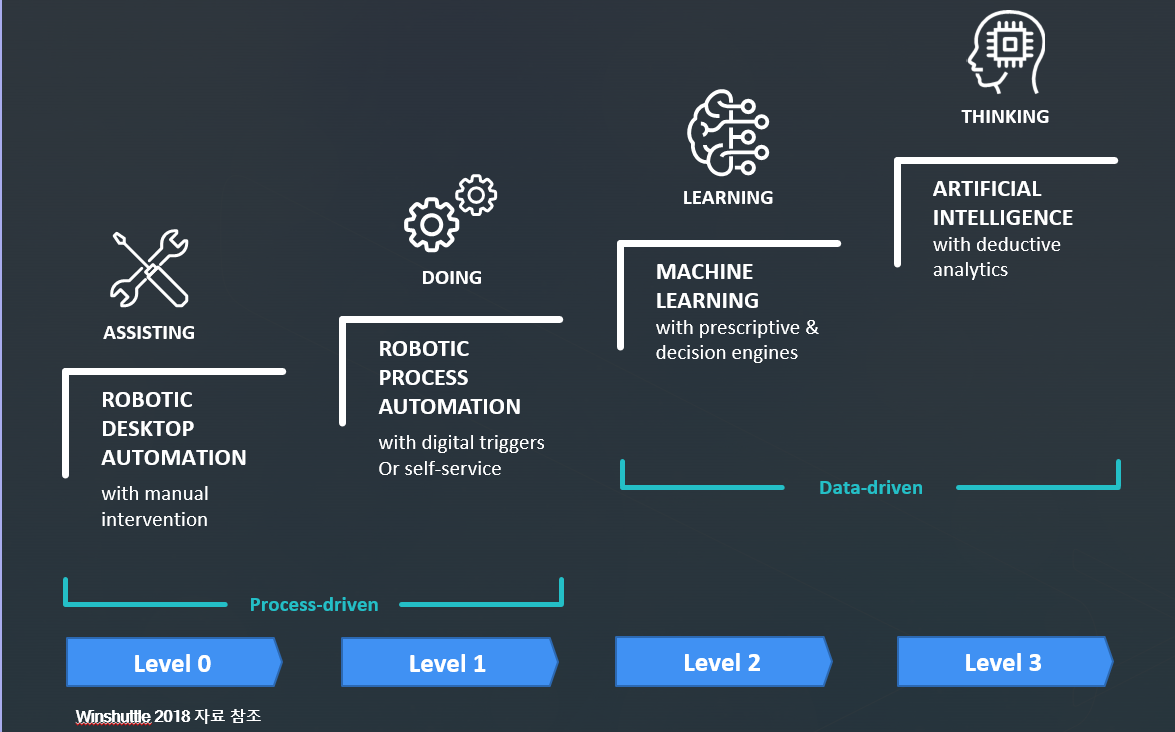
#> input picture DT_COE_COE1/00images/RPA발전단계.png, 1175 x 732 px, given in place of 20191024_190659.jpg, which was not available
$ python main_exec.py
#> lines starting #> are read from the running program, lines starting #| are printed output that depends on the picture; after the words box and inside, x2 and y2 are one past the last pixel; in counts of white or black regions, pixels touching at a corner belong together; pictures that were not available may be replaced by others from this repository, and a replacement may not be noted
### DT_COE_COE1/user_draw/rotate_img.py
from cv2 import cv2
import numpy as np
import argparse

class ROTATE_API:
    def check_angle(self, contours):
        no1x, no1y, no1w, no1h, no2x, no2y, no2w, no2h = 0, 0, 0, 0, 0, 0, 0, 0
        for cnt in contours:
            x, y, w, h = cv2.boundingRect(cnt)
            if no1w < w:
                no1w, no1x, no1y = w, x, y
            if no1h < h:
                no1h, no1x, no1y = w, x, h
        for cnt in contours:
            x, y, w, h = cv2.boundingRect(cnt)
            if no1w > w and no2w < w:
                no2w, no2x, no2y = w, x, y
            if no1h > w and no2h < h:
                no2h, no2x, no2y = h, x, y
        return no1x, no1y, no1w, no1h, no2x, no2y, no2w, no2h

    def rotate_90(self, image):
        #cv2.resize(image, (800, 800))
        #cv2.imshow('dddimage', image)
        #cv2.waitKey(0)
        gray = cv2.cvtColor(image, cv2.COLOR_BGR2GRAY)
        gray = cv2.bitwise_not(gray)
        thresh = cv2.threshold(gray, 0, 255, cv2.THRESH_BINARY | cv2.THRESH_OTSU)[1]
        coords = np.column_stack(np.where(thresh > 0))
        angle = cv2.minAreaRect(coords)[-1]

        if angle < -45:
            angle = -(90 + angle)
        else:
            angle = -angle
        angle = 90

        (h, w) = image.shape[:2]
        #print(h, w)
        center = (w / 2, h / 2)
        M = cv2.getRotationMatrix2D(center, angle, 1.0)
        rotated = cv2.warpAffine(image, M, (w, h))
        #cv2.resize(rotated, (800, 1000))
        #cv2.imshow('rotated', rotated)
        #cv2.waitKey(0)
        file_path_name = 'img/rotate_img.jpg'
        cv2.imwrite(file_path_name, rotated)
        return file_path_name

    def rotate_auto(self, image):
        #image = cv2.imread(args["image"])
        #image = cv2.resize(image, (800, 1000))
        gray = cv2.cvtColor(image, cv2.COLOR_BGR2GRAY)
        gray = cv2.bitwise_not(gray)

        thresh = cv2.threshold(gray, 0, 255, cv2.THRESH_BINARY | cv2.THRESH_OTSU)[1]

        coords = np.column_stack(np.where(thresh > 0))
        angle = cv2.minAreaRect(coords)[-1]

        if angle < -45:
            angle = -(90 + angle)
        else:
            angle = -angle

        (h, w) = image.shape[:2]
        center = (w // 2, h // 2)
        M = cv2.getRotationMatrix2D(center, angle, 1.0)
        rotated = cv2.warpAffine(image, M, (w, h), flags=cv2.INTER_CUBIC, borderMode=cv2.BORDER_REPLICATE)
        return rotated

### DT_COE_COE1/user_draw/main_exec.py
from cv2 import cv2
import numpy as np
from rotate_img import ROTATE_API
import argparse

rotapi = ROTATE_API()
file_path_name = 'img/rotate_img.jpg'

# [12 lines left out: function draw_line, not called in this run]

def setLabel(image, str, contour):
    (text_width, text_height), baseline = cv2.getTextSize(str, cv2.FONT_HERSHEY_SIMPLEX, 0.7, 1)
    x, y, width, height = cv2.boundingRect(contour)
    pt_x = x+int((width-text_width)/2)
    pt_y = y+int((height + text_height)/2)
    cv2.rectangle(image, (pt_x, pt_y+baseline), (pt_x+text_width, pt_y-text_height), (200,200,200), cv2.FILLED)
    cv2.putText(image, str, (pt_x, pt_y), cv2.FONT_HERSHEY_SIMPLEX, 0.7, (0,0,0), 1, 8)

def sort_contours(cnts, method="left-to-right"):
    reverse = False
    i = 0
    if method == "right-to-left" or method == "bottom-to-top":
        reverse = True
    if method == "top-to-bottom" or method == "bottom-to-top":
        i = 1
    boundingBoxes = [cv2.boundingRect(c) for c in cnts]
    (cnts, boundingBoxes) = zip(*sorted(zip(cnts, boundingBoxes), key=lambda b: b[1][i], reverse=reverse))
    return (cnts, boundingBoxes)

def find_contours(img_final_bin, location_mode):
    # Find contours for image, which will detect all the boxes!!img_bin
    if location_mode:
        contours, hierarchy = cv2.findContours(img_final_bin, cv2.RETR_TREE, cv2.CHAIN_APPROX_SIMPLE)
    else:
        contours, hierarchy = cv2.findContours(img_final_bin, cv2.RETR_TREE, cv2.CHAIN_APPROX_NONE)
    (contours, boundingBoxes) = sort_contours(contours, method="top-to-bottom")
    return contours, boundingBoxes

def edit_img(kernel_length, v_weith, v_length, h_weith, h_length, v_pixel, h_pixel, img_bin):
    # [6 lines of commented-out code are left out]
    verticle_kernel = cv2.getStructuringElement(cv2.MORPH_RECT, (1, kernel_length))  # 세로 선 두께
    hori_kernel = cv2.getStructuringElement(cv2.MORPH_RECT, (kernel_length, 1))  # 가로 선 두께
    kernel = cv2.getStructuringElement(cv2.MORPH_RECT, (v_pixel, h_pixel))  # 선 그릴때 픽셀 크기를 지정(세로, 가로)

    # 세로선을 찾는다.
    img_temp1 = cv2.erode(img_bin, verticle_kernel, iterations=v_weith)  # 가로 인식할 선의 굵기 조정
    verticle_lines_img = cv2.dilate(img_temp1, verticle_kernel, iterations=v_length)  # 가로 인식된 선의 길이를 조정

    #view_img(verticle_lines_img)

    # 가로선을 찾는다.
    img_temp2 = cv2.erode(img_bin, hori_kernel, iterations=h_weith)  # 세로 인식할 선의 굵기 조정
    horizontal_lines_img = cv2.dilate(img_temp2, hori_kernel, iterations=h_length)  # 세로 인식된 선의 길이를 조정
    #view_img(horizontal_lines_img)

    # 찾은 선을 새 이미지에 그린다.
    alpha = 0.5
    beta = 1.0 - alpha
    # This function helps to add two image with specific weight parameter to get a third image as summation of two image.
    img_final_bin = cv2.addWeighted(verticle_lines_img, alpha, horizontal_lines_img, beta, 0.0)
    #img_final_bin = cv2.addWeighted(verticle_lines_img, alpha, horizontal_lines_img, beta, 3.0)
    img_final_bin = cv2.erode(~img_final_bin, kernel, iterations=1)
    (thresh, img_final_bin) = cv2.threshold(img_final_bin, 128, 255, cv2.THRESH_BINARY | cv2.THRESH_OTSU)

    # [4 lines of commented-out code are left out]
    return img_final_bin

def convert_image(img):
    kernel = np.ones((3, 3), np.uint8)
    denoised = cv2.morphologyEx(img, cv2.MORPH_CLOSE, kernel)
    erosion = cv2.erode(img, kernel, iterations=1)

    (thresh, img_bin) = cv2.threshold(erosion, 128, 255, cv2.THRESH_BINARY | cv2.THRESH_OTSU)  # Thresholding the image
    img_bin = 255 - img_bin  # Invert the image
    #again_img_bin = img_bin
    return img, img_bin

if __name__ == '__main__':
    # 이미지 2배 확대 하고 저장한다.
    img_path_name = "../img/cigars/20191024_190659.jpg"
    # [8 lines of commented-out code are left out]
    img = cv2.imread(img_path_name, 0)
    #cv2.imshow('dst', img)
    #cv2.waitKey(0)
    img, img_bin = convert_image(img)
#> in convert_image, `(thresh, img_bin) = cv2.threshold(erosion, 128, 255, cv2.THRESH_BINARY..`:
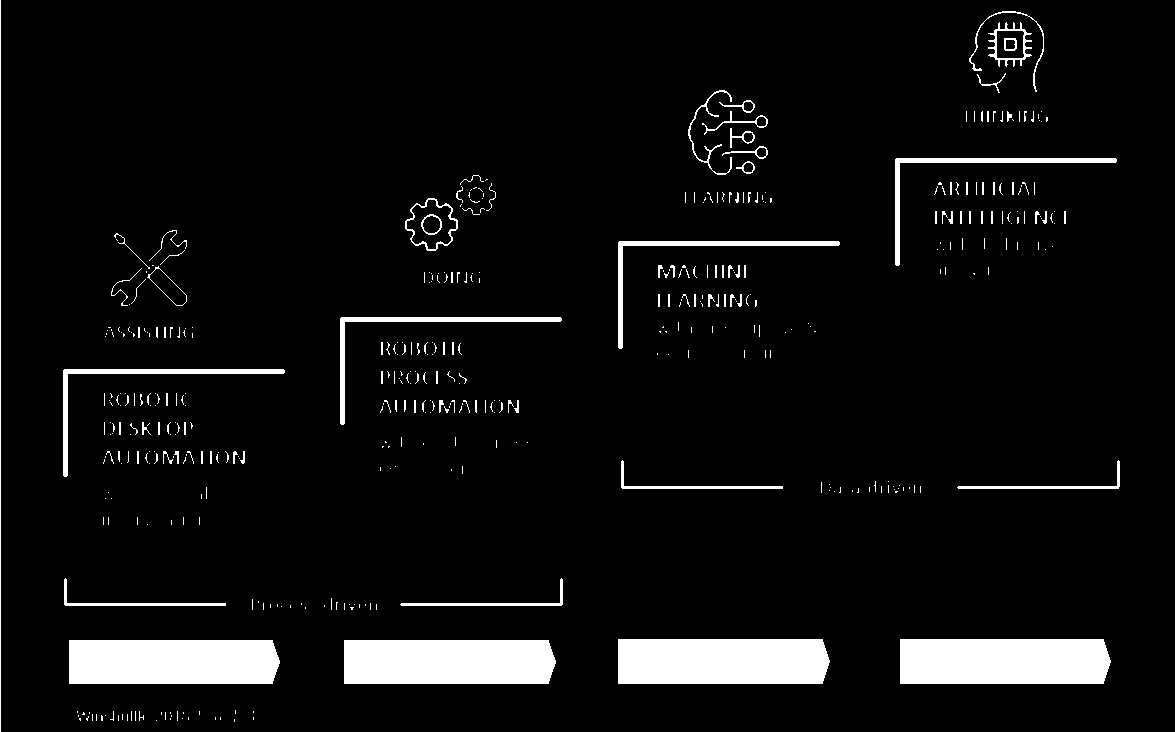
#> img_bin: shape (732, 1175); 6.2% white; 460 white regions (359 under 20 px), largest, box (x1, y1, x2, y2) and area: (618, 639, 830, 684) 9372, (900, 639, 1111, 684) 9327, (344, 640, 556, 684) 9164
#> in convert_image, `(thresh, img_bin) = cv2.threshold(erosion, 128, 255, cv2.THRESH_BINARY..`: thresh = 107
    img_final_bin = edit_img(80, 1, 1, 1, 1, 1, 1, img_bin)
#> in edit_img, `(thresh, img_final_bin) = cv2.threshold(img_final_bin, 128, 255, cv2.T..`:
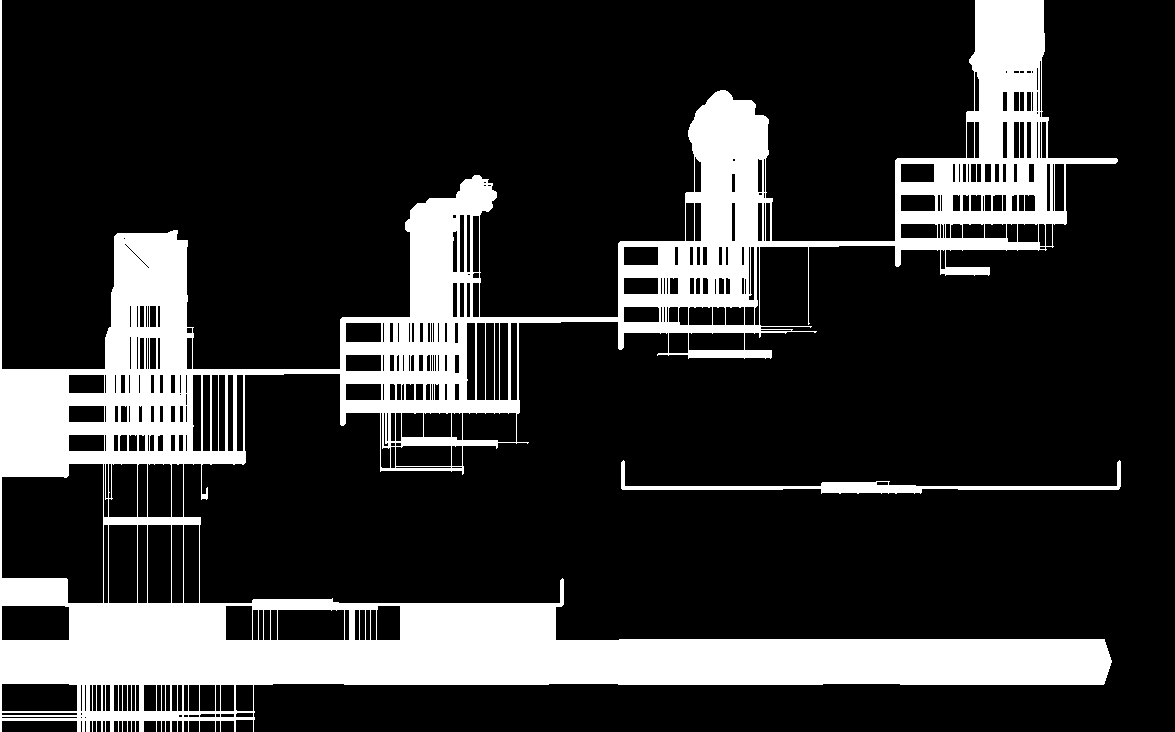
#> img_final_bin: shape (732, 1175); 19.1% white; 2 white regions
#> in edit_img, `(thresh, img_final_bin) = cv2.threshold(img_final_bin, 128, 255, cv2.T..`: thresh = 0
    contours, boundingBoxes = find_contours(img_final_bin, False)
#> in find_contours, `contours, hierarchy = cv2.findContours(img_final_bin, cv2.RETR_TREE, c..`: contours = 345 contours, 49 with area under 20; largest, box (x1, y1, x2, y2) and area: (0, 0, 1118, 732) 227272, (1, 463, 104, 604) 11754, (1, 605, 70, 641) 2374, (108, 524, 138, 604) 2289, (621, 460, 1121, 494) 2191
#> in sort_contours, `boundingBoxes = [cv2.boundingRect(c) for c in cnts]`: boundingBoxes = 345 items, first 6: (621, 460, 500, 34), (876, 481, 13, 5), (0, 0, 1118, 732), (84, 716, 3, 3), (80, 716, 3, 3), (1, 716, 77, 3)
#> in sort_contours, `(cnts, boundingBoxes) = zip(*sorted(zip(cnts, boundingBoxes), key=lamb..`: cnts has the same summary as contours in find_contours; boundingBoxes = 345 items, first 6: (0, 0, 1118, 732), (1039, 60, 3, 52), (1036, 67, 3, 24), (1031, 70, 3, 4), (1026, 70, 6, 4), (1019, 70, 6, 4)
    no1x, no1y, no1w, no1h, no2x, no2y, no2w, no2h = rotapi.check_angle(contours)
#> the loop in check_angle, `for cnt in contours:` made 345 passes
#> (x, y, w, h, no1w, no1x, no1y, no1h) on pass 1: (0, 0, 1118, 732, 1118, 0, 732, 1118)
#> after the loop in check_angle, `for cnt in contours:`: no1h = 1118; no1x = 0; no1y = 732
#> the loop in check_angle, `for cnt in contours:` made 345 passes
#> (x, y, w, h, no2w, no2x, no2y, no2h) on pass 2: (1039, 60, 3, 52, 3, 1039, 60, 52)
#> after the loop in check_angle, `for cnt in contours:`: no2h = 141; no2w = 500; no2x = 1; no2y = 463
#> no1x = 0; no1y = 732; no1w = 1118; no1h = 1118; no2x = 1; no2y = 463; no2w = 500; no2h = 141
    if no2w > no2h:
        #file_path_name = rotapi.rotate_90(cv2.resize(cv2.imread(img_path_name), (weigh, height)))
        #file_path_name = rotapi.rotate_90(test_img)
        #file_path_name = rotapi.rotate_90(cv2.pyrDown(cv2.imread(img_path_name)))
        file_path_name = rotapi.rotate_90(cv2.imread(img_path_name))
#> in rotate_90, image is the input picture: shape (732, 1175, 3); mean B, G, R 77.7, 65.8, 52.2
#> in rotate_90, `coords = np.column_stack(np.where(thresh > 0))`: coords = 780815 pairs, first value 0 to 731, second value 2 to 1174
#> in rotate_90, `angle = cv2.minAreaRect(coords)[-1]`: angle = -90
#> in rotate_90, `angle = -(90 + angle)`: angle = 0
        img = cv2.imread(file_path_name, 0)

    # 이미지에서 테이블만 잘라내 따로 저장한다.
    img, img_bin = convert_image(img)
    img_final_bin = edit_img(80, 1, 1, 1, 1, 1, 1, img_bin)
    contours, boundingBoxes = find_contours(img_final_bin, False)
#> in find_contours (call 2), `contours, hierarchy = cv2.findContours(img_final_bin, cv2.RETR_TREE, c..`: contours = 1 contour; box (x1, y1, x2, y2) and area: (224, 0, 952, 732) 531437
#> in sort_contours (call 2), `(cnts, boundingBoxes) = zip(*sorted(zip(cnts, boundingBoxes), key=lamb..`: cnts has the same summary as contours in find_contours; boundingBoxes = ((224, 0, 728, 732),)
#> boundingBoxes = ((224, 0, 728, 732),)
    no1x, no1y, no1w, no1h, no2x, no2y, no2w, no2h = rotapi.check_angle(contours)
#> the loop in check_angle (call 2), `for cnt in contours:` made 1 pass
#> (x, y, w, h, no1w, no1x, no1y, no1h) on pass 1: (224, 0, 728, 732, 728, 224, 732, 728)
#> the loop in check_angle (call 2), `for cnt in contours:` made 1 pass
#> no1x = 224; no1w = 728; no1h = 728; no2x = 0; no2y = 0; no2w = 0; no2h = 0
    piece_img = img[no2y:no2y + no2h, no2x:no2x + no2w]
#> piece_img = empty array
    cv2.imwrite(file_path_name, piece_img)
    cv2.destroyAllWindows()

    # 이미지 새로 읽어서 테이블 수평 맞춰 주고 저장한다.
    img = cv2.imread(file_path_name)
#> img: shape (732, 1175, 3)
    piece_img = rotapi.rotate_auto(img)
#> in rotate_auto, `gray = cv2.bitwise_not(gray)`:
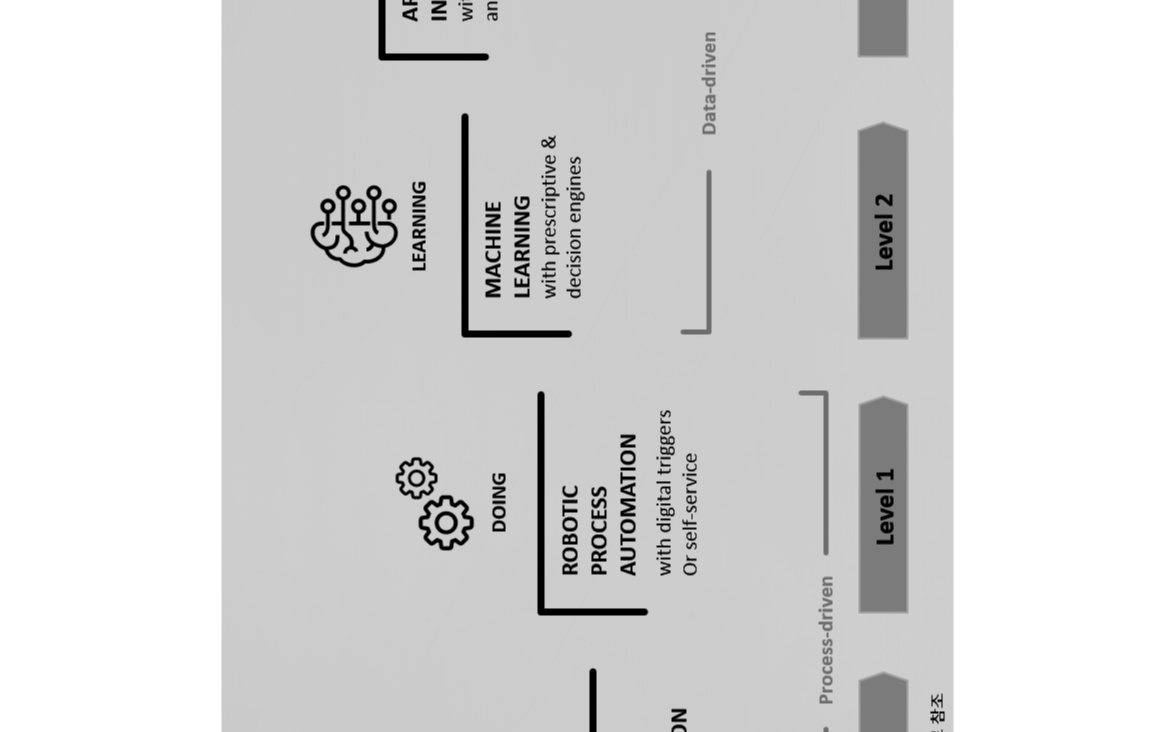
#> gray: shape (732, 1175); min 0, max 255, mean 216.3
#> in rotate_auto, `thresh = cv2.threshold(gray, 0, 255, cv2.THRESH_BINARY | cv2.THRESH_OT..`:
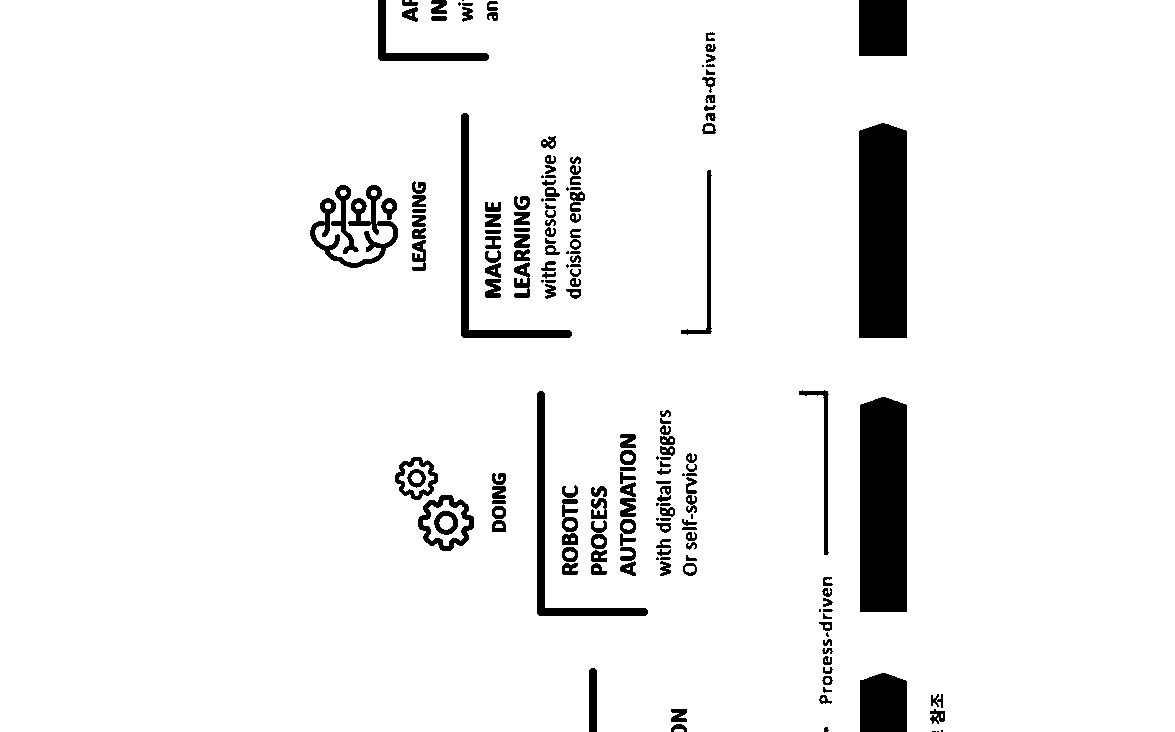
#> thresh: shape (732, 1175); 94% white; 180 black regions (20 under 20 px), largest, box (x1, y1, x2, y2) and area: (859, 123, 907, 338) 10137, (860, 397, 907, 612) 9928, (859, 0, 907, 56) 2688
#> in rotate_auto, `coords = np.column_stack(np.where(thresh > 0))`: coords = 808573 pairs, first value 0 to 731, second value 0 to 1174
#> in rotate_auto, `angle = cv2.minAreaRect(coords)[-1]`: angle = -90
#> in rotate_auto, `angle = -(90 + angle)`: angle = 0
#> in rotate_auto, `M = cv2.getRotationMatrix2D(center, angle, 1.0)`: M = [[1, 0, 0], [0, 1, 0]]
    cv2.imwrite(file_path_name, piece_img)

    # 저장한 이미지를 새로 읽는데 너무 커서 사이즈를 축소 시킨다. 웹에서 사용자 입력받는다면 필요 없다.
    piece_img = cv2.imread(file_path_name, 0)
    img = cv2.pyrDown(piece_img)
#> img: shape (366, 588)
    img = cv2.pyrDown(img)
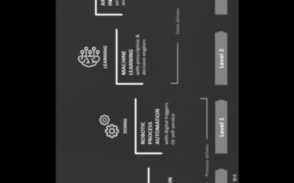
#> img: shape (183, 294); min 0, max 239, mean 38.7
    #img = piece_img
    origin_img = img

    # 이미지 재처리 해서 화면에 띄운다.
    img, img_bin = convert_image(img)
    img_final_bin = edit_img(80, 1, 1, 1, 1, 1, 1, img_bin)
    dst = cv2.addWeighted(img, 0.4, img_final_bin, 0.6, 0)

    # 재처리된 이미지를 디비와 비교하여 같거나 비슷한 템플릿이 있는지 찾아 본다.
    # 찾아서 있다면 바로 아래 연산 건너뛴다.

    # 위 연산 결과가 없으면 이미지에 사용자 입력 받아서 쓴다.
    drawing = False
    mode = True
    ix, iy = -1, -1
    cv2.namedWindow('image')
    cv2.setMouseCallback('image', draw_line)
    while True:
        cv2.imshow('image', dst)
        if cv2.waitKey(0) & 0xFF == 27:
#> (key Esc is pressed here)
            break

    # 이미지에서 사각형 찾이 라벨링 하고 최종 결과 출력 한다.
    img, img_bin = convert_image(dst)
#> in convert_image (call 4), `erosion = cv2.erode(img, kernel, iterations=1)`:
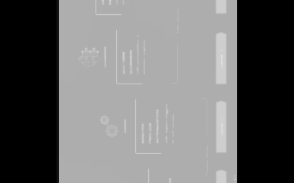
#> erosion: shape (183, 294); min 0, max 225, mean 106.3
#> in convert_image (call 4), `(thresh, img_bin) = cv2.threshold(erosion, 128, 255, cv2.THRESH_BINARY..`:
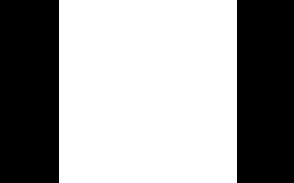
#> img_bin: shape (183, 294); 60.5% white; 2 black regions, box (x1, y1, x2, y2) and area: (0, 0, 59, 183) 10797, (237, 0, 294, 183) 10431
#> in convert_image (call 4), `(thresh, img_bin) = cv2.threshold(erosion, 128, 255, cv2.THRESH_BINARY..`: thresh = 21
    img_final_bin = edit_img(80, 1, 1, 1, 1, 1, 1, img_bin)
    contours, boundingBoxes = find_contours(img_final_bin, True)
#> contours = ([[60, 0], [60, 182], [236, 182], [236, 0]],); boundingBoxes = ((60, 0, 177, 183),)
    inx = 1
    for var in contours:
        x, y, w, h = cv2.boundingRect(var)
        if h > 8 and w > 10:
            new_img = origin_img[y:y + h, x:x + w]
            img_final_result = cv2.drawContours(origin_img, var, -1, (0, 255, 0), 2)
            setLabel(origin_img, str(inx), var)
            cv2.imshow('img_final_result', origin_img)
            inx += 1
#> this loop made 1 pass
#> (var, w, h, text_width in setLabel, text_height in setLabel, baseline in setLabel) on pass 1: ([[60, 0], [60, 182], [236, 182], [236, 0]], 177, 183, 15, 16, 7)
#> after the loop, inx = 2
    cv2.waitKey(0)

    # 이미지 데이터화 하여 디비에 저장한다.
